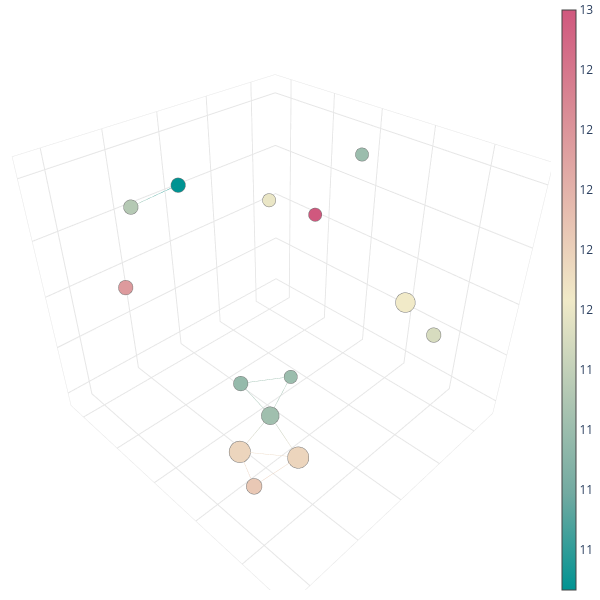

This figure's notebook cell:
### Markdown cell above
##### Plots a single graph (do this)

### Code cell
figures[10]

### Figure 1 — Plotly figure (JSON) as saved in the notebook; plotly's stock layout.template omitted (floating-point values rounded to 4 significant figures)
{"data": [{"hoverinfo": "skip", "line": {"cmax": 12.6, "cmin": 10.67, "color": [11.33, 10.67, 10.67, 11.86, 11.77, 11.77, 11.86, 11.77, 11.77, 11.77, 11.77, 11.77, 11.77, 11.22, 11.22, 11.77, 11.22, 11.22, 11.2, 11.17, 11.17, 11.2, 11.22, 11.22, 11.22, 11.17, 11.17], "colorscale": [[0, "rgb(0, 147, 146)"], [0.1667, "rgb(114, 170, 161)"], [0.3333, "rgb(177, 199, 179)"], [0.5, "rgb(241, 234, 200)"], [0.6667, "rgb(229, 185, 173)"], [0.8333, "rgb(217, 137, 148)"], [1, "rgb(208, 88, 126)"]], "width": 0.75}, "mode": "lines", "name": "edges_trace", "opacity": 1, "type": "scatter3d", "x": [1.79, 0.8871, null, 2.893, 2.43, null, 2.893, 1.879, null, 2.43, 1.879, null, 2.43, 1.385, null, 1.879, 1.385, null, 0.3673, 1.054, null, 0.3673, 1.385, null, 1.385, 1.054, null], "y": [-1.242, -1.172, null, 2.706, 1.888, null, 2.706, 2.572, null, 1.888, 2.572, null, 1.888, 1.467, null, 2.572, 1.467, null, 0.9453, 0.3769, null, 0.9453, 1.467, null, 1.467, 0.3769, null], "z": [2.018, 2.113, null, -0.372, -0.678, null, -0.372, -0.6996, null, -0.678, -0.6996, null, -0.678, -0.953, null, -0.6996, -0.953, null, -1.073, -1.156, null, -1.073, -0.953, null, -0.953, -1.156, null]}, {"hoverinfo": "text", "marker": {"cmax": 12.6, "cmin": 10.67, "color": [11.64, 11.33, 10.67, 11.2, 11.5, 11.86, 11.77, 11.77, 11.2, 12.6, 11.22, 11.17, 12.17, 11.6], "colorbar": {"borderwidth": 0, "nticks": 10, "orientation": "v", "outlinewidth": 1, "showticklabels": true, "thickness": 0.025, "thicknessmode": "fraction", "tickformat": ".2g", "tickmode": "auto", "tickwidth": 1, "xanchor": "left", "xpad": 0, "ypad": 0}, "colorscale": [[0, "rgb(0, 147, 146)"], [0.1667, "rgb(114, 170, 161)"], [0.3333, "rgb(177, 199, 179)"], [0.5, "rgb(241, 234, 200)"], [0.6667, "rgb(229, 185, 173)"], [0.8333, "rgb(217, 137, 148)"], [1, "rgb(208, 88, 126)"]], "line": {"color": "#777", "colorscale": [[0, "rgb(0, 147, 146)"], [0.1667, "rgb(114, 170, 161)"], [0.3333, "rgb(177, 199, 179)"], [0.5, "rgb(241, 234, 200)"], [0.6667, "rgb(229, 185, 173)"], [0.8333, "rgb(217, 137, 148)"], [1, "rgb(208, 88, 126)"]], "width": 0.75}, "opacity": 1, "reversescale": false, "showscale": true, "size": [23.0, 16.98, 16.98, 15.5, 16.98, 18.34, 25, 25, 15.5, 15.5, 20.8, 16.98, 16.98, 15.5]}, "mode": "markers", "name": "nodes_trace", "opacity": 1, "text": ["color: 11.6<br>node: 42<br>size: 11", "color: 11.3<br>node: 107<br>size: 6", "color: 10.7<br>node: 168<br>size: 6", "color: 11.2<br>node: 165<br>size: 5", "color: 11.5<br>node: 205<br>size: 6", "color: 11.9<br>node: 387<br>size: 7", "color: 11.8<br>node: 705<br>size: 13", "color: 11.8<br>node: 3829<br>size: 13", "color: 11.2<br>node: 548<br>size: 5", "color: 12.6<br>node: 559<br>size: 5", "color: 11.2<br>node: 253<br>size: 9", "color: 11.2<br>node: 626<br>size: 6", "color: 12.2<br>node: 77<br>size: 6", "color: 11.6<br>node: 49<br>size: 5"], "type": "scatter3d", "x": [-1.439, 1.79, 0.8871, -0.2398, 0.5447, 2.893, 2.43, 1.879, 0.3673, -0.9838, 1.385, 1.054, 3.272, 1.591], "y": [1.955, -1.242, -1.172, 1.709, 3.724, 2.706, 1.888, 2.572, 0.9453, 0.1939, 1.467, 0.3769, 0.7866, 1.71], "z": [0.1484, 2.018, 2.113, 3.191, 1.509, -0.372, -0.678, -0.6996, -1.073, 1.373, -0.953, -1.156, 2.166, 3.137]}], "layout": {"autosize": false, "height": 600, "hovermode": "closest", "margin": {"b": 10, "l": 10, "r": 10, "t": 10}, "plot_bgcolor": "rgba(0, 0, 0, 0)", "scene": {"xaxis": {"backgroundcolor": "rgba(0, 0, 0, 0)", "gridcolor": "rgba(230, 230, 230, 1.0)", "linecolor": "rgba(230, 230, 230, 1.0)", "linewidth": 1, "mirror": true, "showaxeslabels": false, "showgrid": true, "showline": true, "showticklabels": false, "title": {"text": ""}, "visible": true, "zerolinecolor": "rgba(230, 230, 230, 1.0)"}, "yaxis": {"backgroundcolor": "rgba(0, 0, 0, 0)", "gridcolor": "rgba(230, 230, 230, 1.0)", "linecolor": "rgba(230, 230, 230, 1.0)", "linewidth": 1, "mirror": true, "showaxeslabels": false, "showgrid": true, "showline": true, "showticklabels": false, "title": {"text": ""}, "visible": true, "zerolinecolor": "rgba(230, 230, 230, 1.0)"}, "zaxis": {"backgroundcolor": "rgba(0, 0, 0, 0)", "gridcolor": "rgba(230, 230, 230, 1.0)", "linecolor": "rgba(230, 230, 230, 1.0)", "linewidth": 1, "mirror": true, "showaxeslabels": false, "showgrid": true, "showline": true, "showticklabels": false, "title": {"text": ""}, "visible": true, "zerolinecolor": "rgba(230, 230, 230, 1.0)"}}, "showlegend": false, "uirevision": "constant", "width": 600, "xaxis": {"linewidth": 1, "mirror": true, "showgrid": false, "showline": true, "showticklabels": false, "title": {"text": ""}, "visible": true, "zeroline": false}, "yaxis": {"linewidth": 1, "mirror": true, "showgrid": false, "showline": true, "showticklabels": false, "title": {"text": ""}, "visible": true, "zeroline": false}}}
